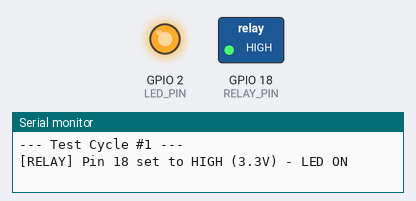
The sketch below on a simulated ESP32. On the bench: switched loads named in the sketch (green lamp = pin HIGH), output pins drawn as LEDs (lit = HIGH), the last lines printed to the serial monitor. WiFi joins after 1.5 s; servers stay silent unless stated.

Above: at 3.5 s.
At 5.5 s:
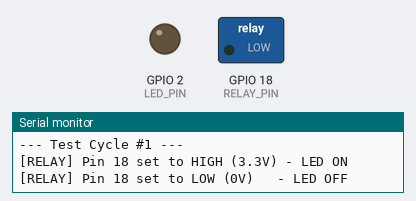
Timing chart, 0 to 7.7 s (numbered marks = the images above):
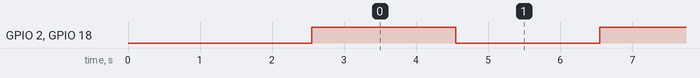

The sketch:

hardware_diagnostic.ino
```cpp
/*
 * ESP32 HARDWARE DIAGNOSTIC: WIFI & RELAY TEST
 * --------------------------------------------
 * 1. Checks exact reason why WiFi fails (Wrong password, MAC filter, or router rejection)
 * 2. Prints your ESP32 MAC Address (needed if your office blocks unknown devices)
 * 3. Cycles Relay pin 18 ON (HIGH) and OFF (LOW) every 2 seconds to test relay hardware
 */

#include <WiFi.h>

#define RELAY_PIN 18
#define LED_PIN    2

const char* ssid = "NCAI";
const char* pass = "2026@ncai";

void printWiFiError(wl_status_t status) {
  switch (status) {
    case WL_NO_SSID_AVAIL:
      Serial.println(">>> ERROR: 'NCAI' SSID NOT FOUND! (Check router distance / 2.4GHz)");
      break;
    case WL_CONNECT_FAILED:
      Serial.println(">>> ERROR: WRONG PASSWORD or ROUTER REJECTED CONNECTION!");
      break;
    case WL_CONNECTION_LOST:
      Serial.println(">>> ERROR: Connection lost.");
      break;
    case WL_DISCONNECTED:
      Serial.println(">>> ERROR: Disconnected by router (Possible MAC Address Filtering or Enterprise Login required).");
      break;
    default:
      Serial.printf(">>> ERROR: Status Code %d\n", status);
      break;
  }
}

void setup() {
  Serial.begin(115200);
  delay(1000);
  Serial.println("\n=======================================================");
  Serial.println("        ESP32 HARDWARE & RELAY DIAGNOSTIC TOOL         ");
  Serial.println("=======================================================");

  pinMode(RELAY_PIN, OUTPUT);
  pinMode(LED_PIN, OUTPUT);

  // 1. Print ESP32 MAC Address
  WiFi.mode(WIFI_STA);
  Serial.print("[INFO] ESP32 MAC Address: ");
  Serial.println(WiFi.macAddress());
  Serial.println("[NOTE] If NCAI has MAC filtering, give this MAC address to your IT admin.\n");

  // 2. Test WiFi Connection to NCAI
  Serial.printf("[WIFI TEST] Connecting to '%s' with password '%s' ...\n", ssid, pass);
  WiFi.begin(ssid, pass);

  int retries = 0;
  while (WiFi.status() != WL_CONNECTED && retries < 20) {
    delay(500);
    Serial.print(".");
    retries++;
  }
  Serial.println();

  if (WiFi.status() == WL_CONNECTED) {
    Serial.println(">>> SUCCESS! WiFi Connected!");
    Serial.print(">>> IP Address: ");
    Serial.println(WiFi.localIP());
    Serial.printf(">>> Signal Strength: %d dBm\n\n", WiFi.RSSI());
  } else {
    printWiFiError(WiFi.status());
    Serial.println();
  }

  Serial.println("=======================================================");
  Serial.println("  STARTING RELAY TEST (Cycles every 2 seconds)");
  Serial.println("  Watch the Relay LED and listen for clicks!");
  Serial.println("=======================================================\n");
}

int cycle = 0;
void loop() {
  cycle++;
  Serial.printf("--- Test Cycle #%d ---\n", cycle);

  // State 1: HIGH (3.3V)
  Serial.println("[RELAY] Pin 18 set to HIGH (3.3V) - LED ON");
  digitalWrite(RELAY_PIN, HIGH);
  digitalWrite(LED_PIN, HIGH);
  delay(2000);

  // State 2: LOW (0V)
  Serial.println("[RELAY] Pin 18 set to LOW (0V)   - LED OFF");
  digitalWrite(RELAY_PIN, LOW);
  digitalWrite(LED_PIN, LOW);
  delay(2000);
}
```

Measured:
- by itself, GPIO 2 (LED_PIN), GPIO 18 (RELAY_PIN): alternates HIGH for 2.0 s and LOW for 2.0 s
